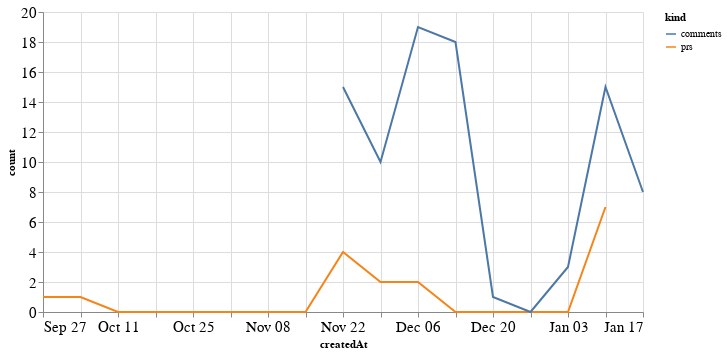

The code cell stored with this chart in its notebook:
### Code cell
alt.Chart(total_time, width=600).mark_line().encode(
    x='createdAt',
    y='count',
    color='kind'
)

### Figure 1 — Vega-Lite specification as saved in the notebook (floating-point values rounded to 4 significant figures)
{"config": {"axisLeft": {"labelFontSize": 15}, "axisBottom": {"labelFontSize": 15}}, "data": {"name": "data-c03ac1946c0aed6557675d4ab431a572"}, "mark": "line", "encoding": {"color": {"type": "nominal", "field": "kind"}, "x": {"type": "temporal", "field": "createdAt"}, "y": {"type": "quantitative", "field": "count"}}, "width": 600, "$schema": "https://vega.github.io/schema/vega-lite/v4.8.1.json", "datasets": {"data-c03ac1946c0aed6557675d4ab431a572": [{"createdAt": "2020-09-27T00:00:00", "kind": "prs", "count": 1.0}, {"createdAt": "2020-10-04T00:00:00", "kind": "prs", "count": 1.0}, {"createdAt": "2020-10-11T00:00:00", "kind": "prs", "count": 0.0}, {"createdAt": "2020-10-18T00:00:00", "kind": "prs", "count": 0.0}, {"createdAt": "2020-10-25T00:00:00", "kind": "prs", "count": 0.0}, {"createdAt": "2020-11-01T00:00:00", "kind": "prs", "count": 0.0}, {"createdAt": "2020-11-08T00:00:00", "kind": "prs", "count": 0.0}, {"createdAt": "2020-11-15T00:00:00", "kind": "prs", "count": 0.0}, {"createdAt": "2020-11-22T00:00:00", "kind": "prs", "count": 4.0}, {"createdAt": "2020-11-29T00:00:00", "kind": "prs", "count": 2.0}, {"createdAt": "2020-12-06T00:00:00", "kind": "prs", "count": 2.0}, {"createdAt": "2020-12-13T00:00:00", "kind": "prs", "count": 0.0}, {"createdAt": "2020-12-20T00:00:00", "kind": "prs", "count": 0.0}, {"createdAt": "2020-12-27T00:00:00", "kind": "prs", "count": 0.0}, {"createdAt": "2021-01-03T00:00:00", "kind": "prs", "count": 0.0}, {"createdAt": "2021-01-10T00:00:00", "kind": "prs", "count": 7.0}, {"createdAt": "2021-01-17T00:00:00", "kind": "prs", "count": null}, {"createdAt": "2020-09-27T00:00:00", "kind": "comments", "count": null}, {"createdAt": "2020-10-04T00:00:00", "kind": "comments", "count": null}, {"createdAt": "2020-10-11T00:00:00", "kind": "comments", "count": null}, {"createdAt": "2020-10-18T00:00:00", "kind": "comments", "count": null}, {"createdAt": "2020-10-25T00:00:00", "kind": "comments", "count": null}, {"createdAt": "2020-11-01T00:00:00", "kind": "comments", "count": null}, {"createdAt": "2020-11-08T00:00:00", "kind": "comments", "count": null}, {"createdAt": "2020-11-15T00:00:00", "kind": "comments", "count": null}, {"createdAt": "2020-11-22T00:00:00", "kind": "comments", "count": 15.0}, {"createdAt": "2020-11-29T00:00:00", "kind": "comments", "count": 10.0}, {"createdAt": "2020-12-06T00:00:00", "kind": "comments", "count": 19.0}, {"createdAt": "2020-12-13T00:00:00", "kind": "comments", "count": 18.0}, {"createdAt": "2020-12-20T00:00:00", "kind": "comments", "count": 1.0}, {"createdAt": "2020-12-27T00:00:00", "kind": "comments", "count": 0.0}, {"createdAt": "2021-01-03T00:00:00", "kind": "comments", "count": 3.0}, {"createdAt": "2021-01-10T00:00:00", "kind": "comments", "count": 15.0}, {"createdAt": "2021-01-17T00:00:00", "kind": "comments", "count": 8.0}]}}
